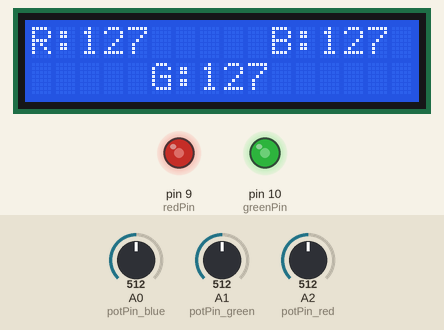
Simulated run of this sketch. Board: Arduino Uno, built with avr-gcc and run on an emulated ATmega328P. Parts: 16×2 character LCD, output pins drawn as LEDs (lit = HIGH). The test bench sets the inputs (shaded band); at power-on: A1 (potPin_green) = 512, A2 (potPin_red) = 512, A0 (potPin_blue) = 512. Pins used as bus, display or sensor lines are not drawn.

Above: at 1.2 s.
1.3 s: A1 (potPin_green) set to 716
At 1.8 s:
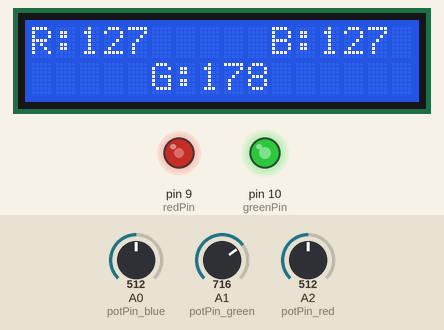
2.8 s: A2 (potPin_red) set to 716
At 4.0 s:
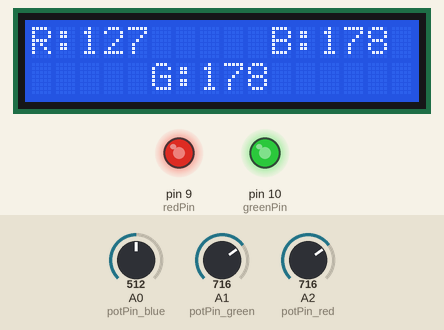
4.3 s: A1 (potPin_green) set to 900
At 5.2 s:
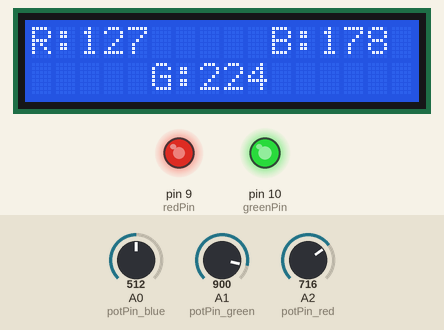
5.8 s: A2 (potPin_red) set to 900
At 6.4 s:
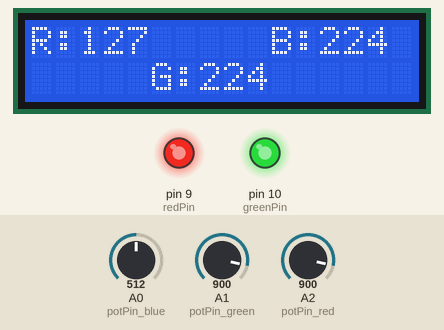
7.3 s: A1 (potPin_green) set to 511
At 8.5 s:
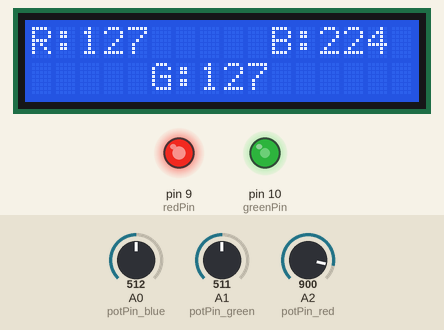
8.8 s: A2 (potPin_red) set to 122
At 9.8 s:
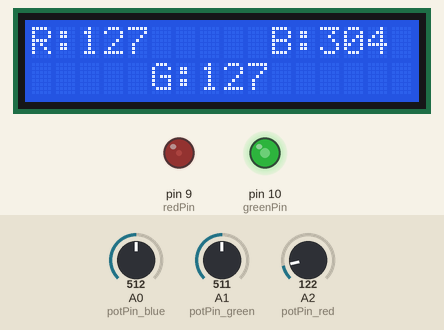
Timing chart, 0 to 11.3 s (numbered marks = the images above; inputs shaded):
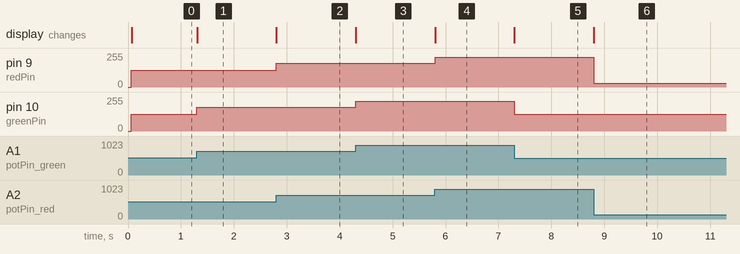

The sketch:

lcd_led_pot.ino
```cpp
#include <LiquidCrystal.h>

/*
Author: Danny van den Brande, Arduinosensors.nl. BlueCore Tech.
NOTE:There is a difference in RGB Leds, Common Annode and Common Cathode
Add common anode to 5v and Common Cathode to GND.
The longest pin on the RGB Led is the Cathode or Annode pin.
If it does not work on 5v it is a Annode.
If it does not work on GND it is a Cathode.
 */

LiquidCrystal lcd(12, 11, 5, 4, 3, 2);

int redPin = 9; //Pin for the red RGB led pin
int greenPin = 10; //Pin for the green RGB led pin
int bluePin = 11; //Pin for the blue RGB led pin

int potPin_red = A2;  //declare pin for the potentiometer for the red LED
int potPin_green = A1;  //declare pin for the potentiometer for the green LED
int potPin_blue = A0;  //declare pin for the potentiometer for the blue LED

int readValue_red; //declare variable to store the read value from the potentiometer which controls the red LED
int readValue_green; //declare variable to store the read value from the potentiometer which controls the green LED
int readValue_blue; //declare variable to store the read value from the potentiometer which controls the blue LED

int writeValue_red; //declare variable to send to the red LED
int writeValue_green; //declare variable to send to the green LED
int writeValue_blue; //declare variable to send to the blue LED

void setup() {
  lcd.begin(16,2);
  pinMode(potPin_red, INPUT); //set potentiometer for red LED as input
  pinMode(potPin_green, INPUT); //set potentiometer for green LED as input
  pinMode(potPin_blue, INPUT); //set potentiometer for blue LED as input

  pinMode(redPin,OUTPUT); //set pin for red LED as output
  pinMode(bluePin,OUTPUT); //set pin for green LED as output
  pinMode(greenPin, OUTPUT); //set pin for blue LED as output
}

void loop() {
  lcd.setCursor(0, 0);
  lcd.print("R:");
  lcd.setCursor(2, 0);
  lcd.print(writeValue_blue);
  lcd.setCursor(5, 1);
  lcd.print("G:");
  lcd.setCursor(7,1);
  lcd.print(writeValue_green);
  lcd.setCursor(10, 0);
  lcd.print("B:");
  lcd.setCursor(12,0);
  lcd.print(writeValue_red);


  readValue_red = analogRead(potPin_red); //Read voltage from potentiometer to control red LED
  readValue_green = analogRead(potPin_green); //Read voltage from potentiometer to control green LED
  readValue_blue = analogRead(potPin_blue); //Read voltage from potentiometer to control blue LED

  writeValue_red = (255./1023.)*readValue_red; //Calculate the value to write on the red LED (add point to change to float point)
  writeValue_green = (255./1023.)*readValue_green; //Calculate the value to write on the green LED
  writeValue_blue = (255./1023.)*readValue_blue; ///Calculate the value to write on the blue LED

  analogWrite(redPin,writeValue_red); //write value to set the brightness of the red LED
  analogWrite(greenPin,writeValue_green); //write value to set the brightness of the green LED
  analogWrite(bluePin,writeValue_blue); //write value to set the brightness of the blue LED
}
```

Measured:
- after the input at 1.3 s, pin 10 (greenPin): 127/255 → 178/255 at once; the display: changes at once (image 1)
- after the input at 2.8 s, pin 9 (redPin): 127/255 → 178/255 at once; the display: changes at once (image 2)
- after the input at 4.3 s, pin 10 (greenPin): 178/255 → 224/255 at once; the display: changes at once (image 3)
- after the input at 5.8 s, pin 9 (redPin): 178/255 → 224/255 at once; the display: changes at once (image 4)
- after the input at 7.3 s, pin 10 (greenPin): 224/255 → 127/255 at once; the display: changes at once (image 5)
- after the input at 8.8 s, pin 9 (redPin): 224/255 → 30/255 at once; the display: changes at once (image 6)
